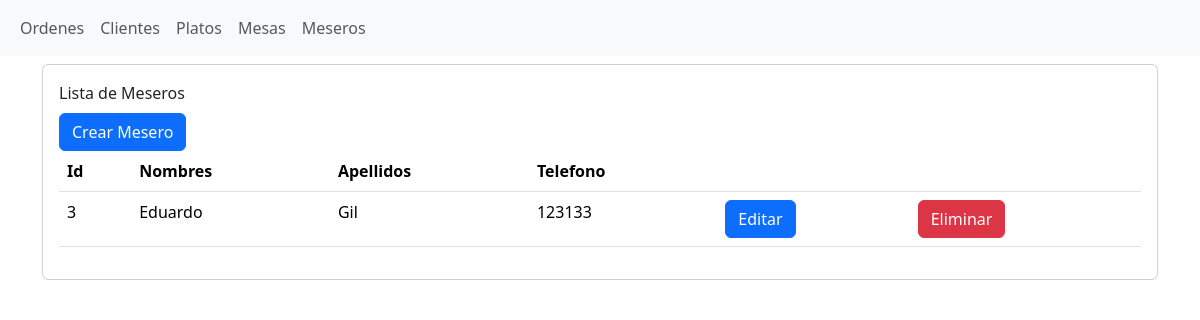
Screenshot of /Restaurante/mesero with the database file from the repository.
### Restaurante/models/mesero.py (models this page shows, shortened)
class Mesero(models.Model):
    nombres = models.CharField(max_length=50)
    apellidos = models.CharField(max_length=50)
    telefono = models.CharField(max_length=50)

### Restaurante/views/mesero_views.py (the view)
# urls.py: path("mesero", views.mesero_list, name="mesero_list"),
def mesero_list(request):
    meseros = Mesero.objects.all()
    return render(request, "restaurante/meseros/list.html", {"meseros": meseros})

### templates/Restaurante/meseros/list.html (shortened to what this page needs)
{% extends "Restaurante/base.html" %}
{% block content %}
    <div class="container">
        <div class="row">
            <div class="col">
                <div class="card mt-2">
                    <div class="card-body">
                        <div class="card-title">Lista de Meseros</div>
                        <a class="btn btn-primary" href="{% url 'mesero_create' %}">Crear Mesero</a>
                        <table class="table">
                            <thead>
                            <tr>
                                <th>Id</th>
                                <th>Nombres</th>
                                <th>Apellidos</th>
                                <th>Telefono</th>
                                <th></th>
                                <th></th>
                            </tr>
                            </thead>
                            <tbody>
                            {% for mesero in meseros %}
                                <tr>
                                    <td> {{ mesero.id }}</td>
                                    <td> {{ mesero.nombres }}</td>
                                    <td> {{ mesero.apellidos }}</td>
                                    <td> {{ mesero.telefono }}</td>
                                    <td>
                                        <a class="btn btn-primary"
                                           href="{% url "mesero_edit" mesero.id %}">Editar</a>
                                    </td>
                                    <td>
                                        <form action="{% url "mesero_delete" mesero.id %}" method="post">
                                            <input class="btn btn-danger" type="submit" value="Eliminar">
                                        </form>
                                    </td>
                                </tr>
                            {% endfor %}
                            </tbody>
                        </table>
                    </div>
                </div>
            </div>
        </div>
    </div>
{% endblock %}

### rows the page displays
Mesero: id "3", nombres "Eduardo", apellidos "Gil", telefono "123133"
